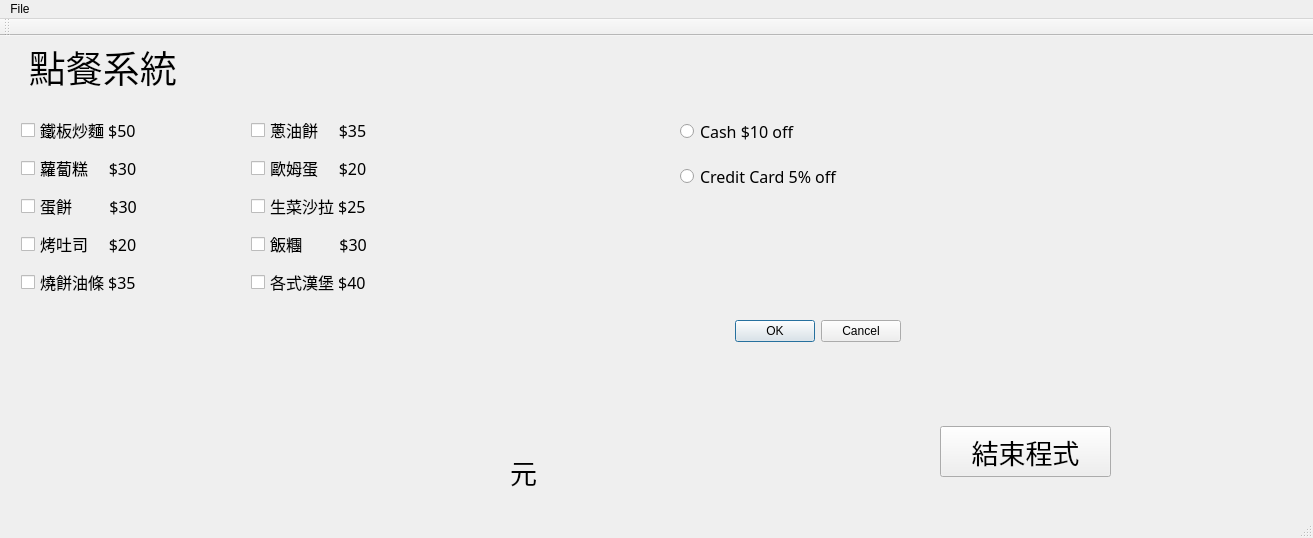
<?xml version="1.0" encoding="UTF-8"?>
<ui version="4.0">
 <class>MainWindow</class>
 <widget class="QMainWindow" name="MainWindow">
  <property name="geometry">
   <rect>
    <x>0</x>
    <y>0</y>
    <width>1313</width>
    <height>538</height>
   </rect>
  </property>
  <property name="windowTitle">
   <string>MainWindow</string>
  </property>
  <widget class="QWidget" name="centralWidget">
   <widget class="QLabel" name="label">
    <property name="geometry">
     <rect>
      <x>0</x>
      <y>0</y>
      <width>911</width>
      <height>61</height>
     </rect>
    </property>
    <property name="font">
     <font>
      <family>標楷體</family>
      <pointsize>28</pointsize>
      <underline>false</underline>
     </font>
    </property>
    <property name="text">
     <string>   點餐系統</string>
    </property>
   </widget>
   <widget class="QCheckBox" name="checkBox">
    <property name="geometry">
     <rect>
      <x>251</x>
      <y>197</y>
      <width>281</width>
      <height>22</height>
     </rect>
    </property>
    <property name="font">
     <font>
      <family>微軟正黑體</family>
      <pointsize>12</pointsize>
     </font>
    </property>
    <property name="text">
     <string>飯糰         $30</string>
    </property>
   </widget>
   <widget class="QCheckBox" name="checkBox_12">
    <property name="geometry">
     <rect>
      <x>251</x>
      <y>235</y>
      <width>291</width>
      <height>22</height>
     </rect>
    </property>
    <property name="font">
     <font>
      <family>微軟正黑體</family>
      <pointsize>12</pointsize>
     </font>
    </property>
    <property name="text">
     <string>各式漢堡 $40</string>
    </property>
   </widget>
   <widget class="QCheckBox" name="checkBox_3">
    <property name="geometry">
     <rect>
      <x>21</x>
      <y>197</y>
      <width>191</width>
      <height>22</height>
     </rect>
    </property>
    <property name="font">
     <font>
      <family>微軟正黑體</family>
      <pointsize>12</pointsize>
     </font>
    </property>
    <property name="text">
     <string>烤吐司     $20</string>
    </property>
   </widget>
   <widget class="QCheckBox" name="checkBox_4">
    <property name="geometry">
     <rect>
      <x>251</x>
      <y>159</y>
      <width>281</width>
      <height>22</height>
     </rect>
    </property>
    <property name="font">
     <font>
      <family>微軟正黑體</family>
      <pointsize>12</pointsize>
     </font>
    </property>
    <property name="text">
     <string>生菜沙拉 $25</string>
    </property>
   </widget>
   <widget class="QCheckBox" name="checkBox_5">
    <property name="geometry">
     <rect>
      <x>21</x>
      <y>235</y>
      <width>201</width>
      <height>22</height>
     </rect>
    </property>
    <property name="font">
     <font>
      <family>微軟正黑體</family>
      <pointsize>12</pointsize>
     </font>
    </property>
    <property name="text">
     <string>燒餅油條 $35</string>
    </property>
   </widget>
   <widget class="QCheckBox" name="checkBox_6">
    <property name="geometry">
     <rect>
      <x>21</x>
      <y>121</y>
      <width>221</width>
      <height>22</height>
     </rect>
    </property>
    <property name="font">
     <font>
      <family>微軟正黑體</family>
      <pointsize>12</pointsize>
     </font>
    </property>
    <property name="text">
     <string>蘿蔔糕     $30</string>
    </property>
   </widget>
   <widget class="QCheckBox" name="checkBox_7">
    <property name="geometry">
     <rect>
      <x>21</x>
      <y>83</y>
      <width>221</width>
      <height>22</height>
     </rect>
    </property>
    <property name="font">
     <font>
      <family>微軟正黑體</family>
      <pointsize>12</pointsize>
     </font>
    </property>
    <property name="text">
     <string>鐵板炒麵 $50</string>
    </property>
   </widget>
   <widget class="QCheckBox" name="checkBox_8">
    <property name="geometry">
     <rect>
      <x>251</x>
      <y>83</y>
      <width>271</width>
      <height>22</height>
     </rect>
    </property>
    <property name="font">
     <font>
      <family>微軟正黑體</family>
      <pointsize>12</pointsize>
     </font>
    </property>
    <property name="text">
     <string>蔥油餅     $35</string>
    </property>
   </widget>
   <widget class="QCheckBox" name="checkBox_9">
    <property name="geometry">
     <rect>
      <x>21</x>
      <y>159</y>
      <width>191</width>
      <height>22</height>
     </rect>
    </property>
    <property name="font">
     <font>
      <family>微軟正黑體</family>
      <pointsize>12</pointsize>
     </font>
    </property>
    <property name="text">
     <string>蛋餅         $30</string>
    </property>
   </widget>
   <widget class="QCheckBox" name="checkBox_10">
    <property name="geometry">
     <rect>
      <x>251</x>
      <y>121</y>
      <width>281</width>
      <height>22</height>
     </rect>
    </property>
    <property name="font">
     <font>
      <family>微軟正黑體</family>
      <pointsize>12</pointsize>
     </font>
    </property>
    <property name="text">
     <string>歐姆蛋     $20</string>
    </property>
   </widget>
   <widget class="QDialogButtonBox" name="buttonBox">
    <property name="geometry">
     <rect>
      <x>610</x>
      <y>270</y>
      <width>291</width>
      <height>51</height>
     </rect>
    </property>
    <property name="standardButtons">
     <set>QDialogButtonBox::Cancel|QDialogButtonBox::Ok</set>
    </property>
   </widget>
   <widget class="QLabel" name="label_2">
    <property name="geometry">
     <rect>
      <x>290</x>
      <y>340</y>
      <width>621</width>
      <height>51</height>
     </rect>
    </property>
    <property name="font">
     <font>
      <family>Arial Black</family>
      <pointsize>20</pointsize>
      <weight>75</weight>
      <bold>true</bold>
     </font>
    </property>
    <property name="text">
     <string/>
    </property>
   </widget>
   <widget class="QRadioButton" name="radioButton">
    <property name="geometry">
     <rect>
      <x>680</x>
      <y>80</y>
      <width>271</width>
      <height>31</height>
     </rect>
    </property>
    <property name="font">
     <font>
      <family>Agency FB</family>
      <pointsize>12</pointsize>
     </font>
    </property>
    <property name="text">
     <string>Cash $10 off</string>
    </property>
   </widget>
   <widget class="QRadioButton" name="radioButton_2">
    <property name="geometry">
     <rect>
      <x>680</x>
      <y>120</y>
      <width>271</width>
      <height>41</height>
     </rect>
    </property>
    <property name="font">
     <font>
      <family>Agency FB</family>
      <pointsize>12</pointsize>
     </font>
    </property>
    <property name="text">
     <string>Credit Card 5% off</string>
    </property>
   </widget>
   <widget class="QLabel" name="label_3">
    <property name="geometry">
     <rect>
      <x>300</x>
      <y>420</y>
      <width>151</width>
      <height>41</height>
     </rect>
    </property>
    <property name="font">
     <font>
      <family>Times New Roman</family>
      <pointsize>20</pointsize>
     </font>
    </property>
    <property name="text">
     <string/>
    </property>
   </widget>
   <widget class="QLabel" name="label_4">
    <property name="geometry">
     <rect>
      <x>510</x>
      <y>420</y>
      <width>51</width>
      <height>31</height>
     </rect>
    </property>
    <property name="font">
     <font>
      <family>標楷體</family>
      <pointsize>20</pointsize>
     </font>
    </property>
    <property name="text">
     <string>元</string>
    </property>
   </widget>
   <widget class="QPushButton" name="pushButton">
    <property name="geometry">
     <rect>
      <x>940</x>
      <y>390</y>
      <width>171</width>
      <height>51</height>
     </rect>
    </property>
    <property name="font">
     <font>
      <family>標楷體</family>
      <pointsize>20</pointsize>
     </font>
    </property>
    <property name="text">
     <string>結束程式</string>
    </property>
   </widget>
  </widget>
  <widget class="QMenuBar" name="menuBar">
   <property name="geometry">
    <rect>
     <x>0</x>
     <y>0</y>
     <width>1313</width>
     <height>17</height>
    </rect>
   </property>
   <widget class="QMenu" name="menuFile">
    <property name="title">
     <string>File</string>
    </property>
    <addaction name="actionexit"/>
   </widget>
   <addaction name="menuFile"/>
  </widget>
  <widget class="QToolBar" name="mainToolBar">
   <attribute name="toolBarArea">
    <enum>TopToolBarArea</enum>
   </attribute>
   <attribute name="toolBarBreak">
    <bool>false</bool>
   </attribute>
  </widget>
  <widget class="QStatusBar" name="statusBar"/>
  <action name="actionexit">
   <property name="text">
    <string>exit</string>
   </property>
  </action>
 </widget>
 <layoutdefault spacing="6" margin="11"/>
 <resources/>
 <connections>
  <connection>
   <sender>actionexit</sender>
   <signal>triggered(bool)</signal>
   <receiver>MainWindow</receiver>
   <slot>close()</slot>
   <hints>
    <hint type="sourcelabel">
     <x>-1</x>
     <y>-1</y>
    </hint>
    <hint type="destinationlabel">
     <x>656</x>
     <y>268</y>
    </hint>
   </hints>
  </connection>
 </connections>
</ui>
